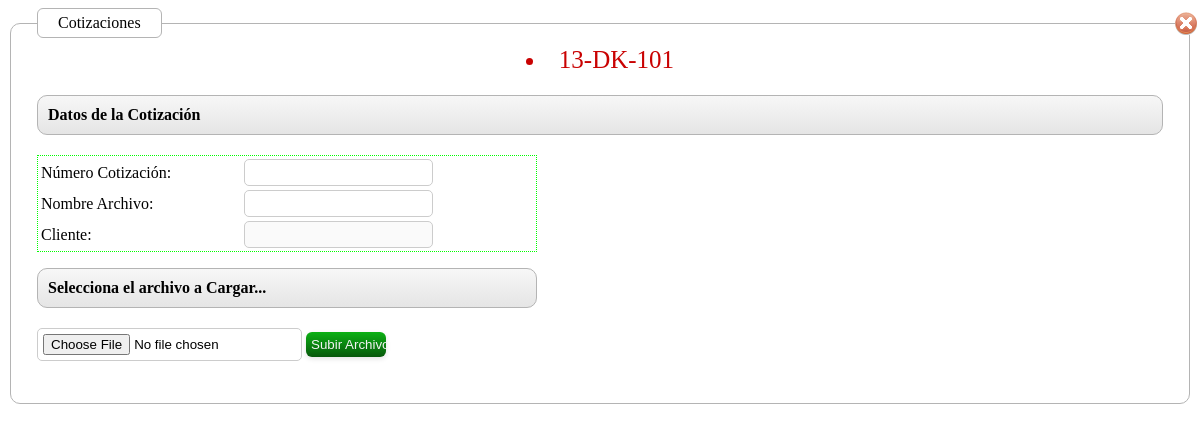
The app's page /includes/popup/Cotizacion.php?codigo=13-DK-101, older data.
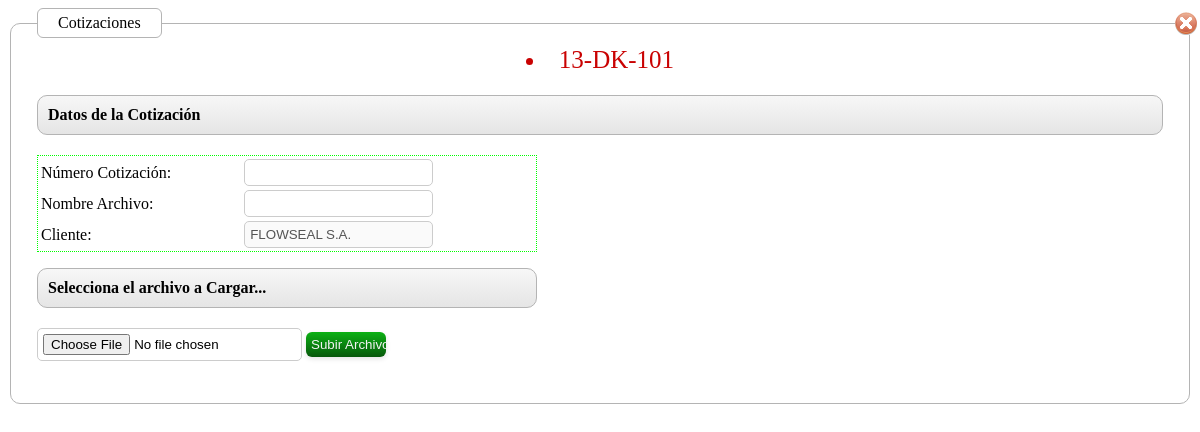
The same page, newer data.
### tables this page shows
CREATE TABLE IF NOT EXISTS `dnk_documento` (
  `id` int(10) unsigned NOT NULL AUTO_INCREMENT,
  `DNK_CLIENTE_id` int(10) unsigned NOT NULL,
  `DNK_GERENCIAS_id` int(11) NOT NULL,
  `codigo` varchar(20) DEFAULT NULL,
  `num_ref_cliente` varchar(45) DEFAULT NULL,
  `fecha` date DEFAULT NULL,
  `hora` time DEFAULT NULL,
  `proveedor` int(10) NOT NULL,
  `id_tp_carga` int(11) NOT NULL COMMENT '1: Suelta , 2: Contenedor',
  `via` varchar(3) NOT NULL,
  `DNK_TP_DOCUMENTO_id` int(11) NOT NULL,
  `ciudad_id` int(11) NOT NULL,
  `estado` int(10) unsigned DEFAULT NULL COMMENT '1: Abierto 2: Cerrado 3:Anulado',
  `usuario_id` int(11) NOT NULL,
  `fecha_fin` date NOT NULL,
  PRIMARY KEY (`id`),
  UNIQUE KEY `codigo` (`codigo`),
  KEY `DOCUMENTO_FKIndex1` (`DNK_CLIENTE_id`)
);

CREATE TABLE IF NOT EXISTS `dnk_cliente` (
  `id` int(10) unsigned NOT NULL AUTO_INCREMENT,
  `ruc` varchar(13) DEFAULT NULL,
  `nombre` varchar(255) DEFAULT NULL,
  `direccion` varchar(255) DEFAULT NULL,
  `id_tipo_cliente` tinyint(4) NOT NULL COMMENT '1: Estalales 2:Privados',
  `telefono` varchar(20) DEFAULT NULL,
  `ext` varchar(10) DEFAULT NULL,
  `web` varchar(45) DEFAULT NULL,
  `usuario` varchar(100) NOT NULL,
  `clave` varchar(60) NOT NULL,
  PRIMARY KEY (`id`)
);

### includes/database.inc.php (called while the page is built, shortened)
<?php
class database {
	var $db = null;
	function database(){
		$this->db = new mysqli(HOST_NAME, USER_NAME, USER_PASSWD, DB_NAME);
		$this->db->query("SET NAMES 'utf8'");
		return $this->db;
	}
	function query( $query ){
		$obj = $this->db->query($query);
		return $obj;
	}
}
?>

### includes/popup/Cotizacion.php (the view, shortened to what this page needs)
<?php session_start();
        include_once("../database.inc.php");
	$dbmysql = new database();
?>
<?php
echo formulario();
function formulario(){
    global $dbmysql;
     $codigo_doc=$_GET['codigo'];
     $sql_cliente="SELECT c.ruc,c.nombre,d.`DNK_CLIENTE_id`,d.`codigo` FROM `dnk_documento`d,  `dnk_cliente` c WhERE c.id=d.`DNK_CLIENTE_id` AND `codigo`='$codigo_doc'";
                $rows = $dbmysql->query($sql_cliente);
                $row = $rows->fetch_object();
                $cliente=$row->nombre;
     $retval='<div class="fondo_archivos"><fieldset>
                    <legend>Cotizaciones</legend>
                    <div id="cerrar_ventana"><a href="javascript:void(0);" title="Cerrar" onclick="popupCssHide();"><img src="images/001_05.gif"></a></div>';
            $retval .='<div id="css_codigo" align="center">
                        <li><a><input type="hidden" id="codigo_tramite"  name="codigo_tramite" value="'.$codigo_doc.'"/>'.$codigo_doc.'</a></li>
                    </div>
                    <ol>
                    <div>
                        <label class="rotulo"><strong> Datos de la Cotización</label>
                    </div>
                    </ol>
                    <div class="settings">
                    <form method="post" enctype="multipart/form-data"   action="upload_cotizacion.php" target="_self">
                         <table width="100%" border="0" style="border-color:#0F0; border-style:dotted; border-width:1px;">
                            <tr>
                              <td>Número Cotización:</td>
                              <td><input type="text" name="cotizacion" id="cotizacion" required/></td>
                            </tr>
                            <tr>
                              <td>Nombre Archivo:</td>
                              <td><input type="text" name="nombre" id="nombre" required/></td>
                            </tr>
                            <tr>
                              <td>Cliente:</td>
                              <td><input type="text" name="cliente" id="cliente" disabled="disabled" value="'.$cliente.'"/></td>
                            </tr>
                          </table>
                                <ol>
                                    <div>
                                        <label class="rotulo"><strong>Selecciona el archivo a Cargar...</label>
                                    </div>
                                </ol>
                                 <input type="hidden" name="codigo" id="codigo" value="'.$codigo_doc.'"/>
                                 <input type="file" name="archivo_cotizacion" id="archivo_cotizacion"/>
                                 <input type="submit" name="btn" id="btn" value="Subir Archivo!"/>
                        </form>
                    </div>
               </fieldset><div>';
       return $retval;
     }
?>

### includes/popup/Cotizacion.php (style rules this page uses)
input:not([type=checkbox]), textarea { padding: 5px; border: 1px solid #ccc; -moz-border-radius: 5px; -webkit-border-radius: 5px; }
div fieldset { padding: 26px; border: 1px solid #b4b4b4; -moz-border-radius: 10px; -webkit-border-radius: 10px; background: #fff; }
div legend { padding: 5px 20px 5px 20px; color: #030303; -moz-border-radius: 6px; -webkit-border-radius: 6px; border: 1px solid #b4b4b4; background: #fff; }
div ol { list-style: none; margin-bottom: 20px; border: 1px solid #b4b4b4; -moz-border-radius: 10px; -webkit-border-radius: 10px; padding: 10px; }
div ol, form legend, form fieldset { background-image: -moz-linear-gradient(top, #f7f7f7, #e5e5e5); background-image: -webkit-gradient(linear,left bottom,left top,color-stop(0, #e5e5e5),color-stop(1, #f7f7f7)); }
.settings { width: 500px; list-style: none; position: relative; }
input[type=submit] { width: 80px; color: #f3f3f3; -moz-border-radius: 6px; -webkit-border-radius: 6px; background-image: -moz-linear-gradient(top, #0cb114, #07580b); background-image: -webkit-gradient(linear,left bottom,left top,color-stop(0, #07580b),color-stop(1, #0cb114)); -webkit-box-shadow: #4b4b4b 0px 2px 5px; -moz-box-shadow: #4e4e4e 0px 2px 5px; box-shadow: #e3e3e3 0px 2px 5px; border: none; }
#css_codigo { color: #C90202; padding: 5px; margin: 5px; text-transform: uppercase; font-size: 25px; }
#cerrar_ventana { text-align: right; margin-top: -52px; margin-right: -35px; }

Row changes from the older to the newer data that the page shows:
added dnk_documento: cliente "FLOWSEAL S.A."
